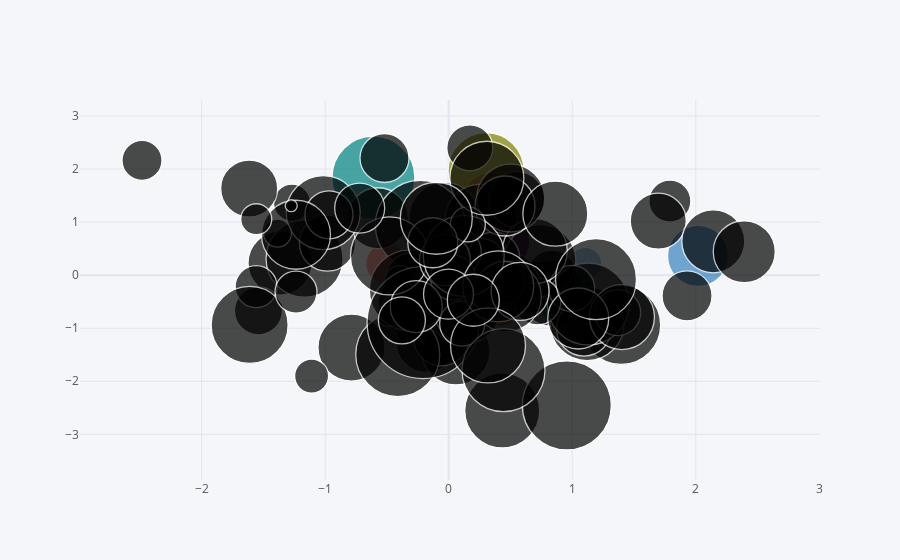

Notebook code cell kept with this figure:
### Markdown cell above
### Bubble plot

### Code cell
df1.iplot(kind='bubble', x='A', y='B', size='C')
